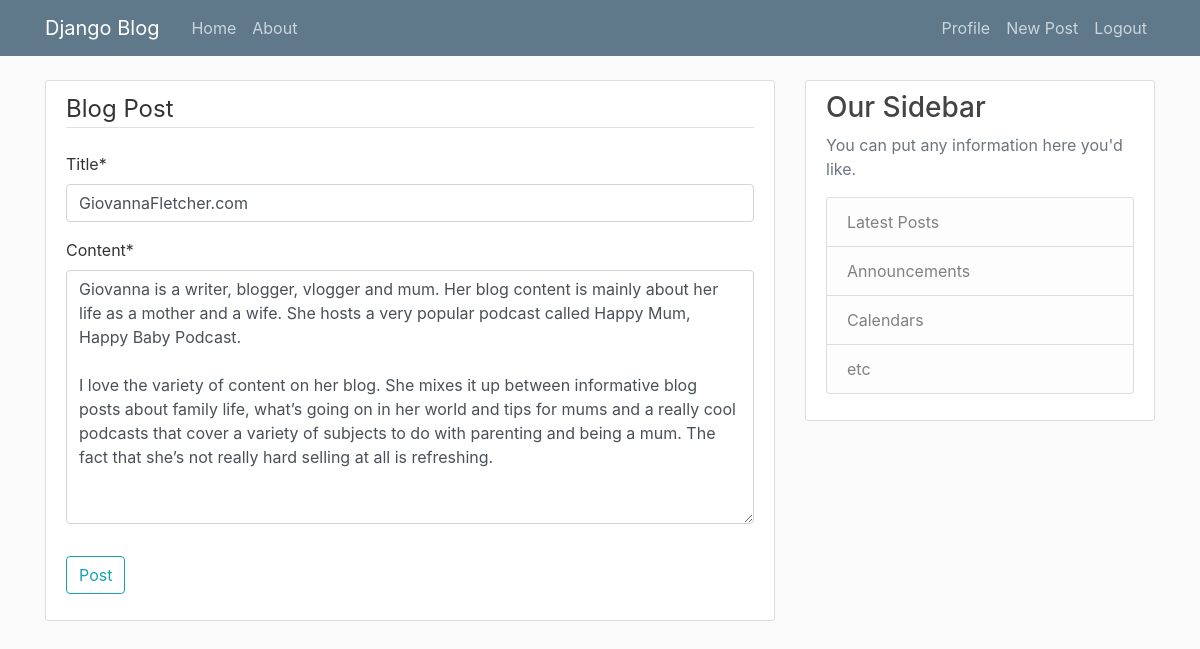
The app's page /post/21/update (signed in) with its own data.
### blogg/models.py (models this page shows, shortened)
class Post(models.Model):
    title= models.CharField(max_length=100)
    content= models.TextField()
    date_posted= models.DateTimeField(default= timezone.now)
    author= models.ForeignKey(User, on_delete=models.CASCADE)

### blogg/views.py (the view, shortened to what this page needs)
# urls.py: path('post/<int:pk>/update', PostUpdateView.as_view(), name= 'post-update'),
class PostUpdateView(LoginRequiredMixin, UserPassesTestMixin, UpdateView):
    model= Post
    fields= ['title', 'content']
    def test_func(self):
        post= self.get_object()
        if self.request.user == post.author:
            return True
        return False

### blogg/templates/blogg/post_form.html (shortened to what this page needs)
{% extends 'blogg/base.html' %}
{%load crispy_forms_tags %}
{% block content %}
<div class="content-section">
    <form action="" method="POST">
        <fieldset class="form-group">
            <legend class="border-bottom mb-4">Blog Post</legend>
                {{ form|crispy }}
        </fieldset>
        <div class="form-group">
            <button class="btn btn-outline-info" type="submit">Post</button>
        </div>
    </form>
</div>
{% endblock content %}

### blogg/static/blogg/main.css (style rules this page uses)
body { background: #fafafa; color: #333333; margin-top: 5rem; }
.content-section { background: #ffffff; padding: 10px 20px; border: 1px solid #dddddd; border-radius: 3px; margin-bottom: 20px; }

### records on screen
Post: title "GiovannaFletcher.com", content "Giovanna is a writer, blogger, vlogger and mum. Her blog content is mainly about her life as a mother and a wife. She hosts a very popular podcast called Happy Mum, Happy Baby Podcast. I love the variety of content on her blog. She mixes it up between informative blog posts about family life, what’s going on in her world and tips for mums and a really cool podcasts that cover a variety of subjects to do with parenting and being a mum. The fact that she’s not really hard selling at all is refreshing."
